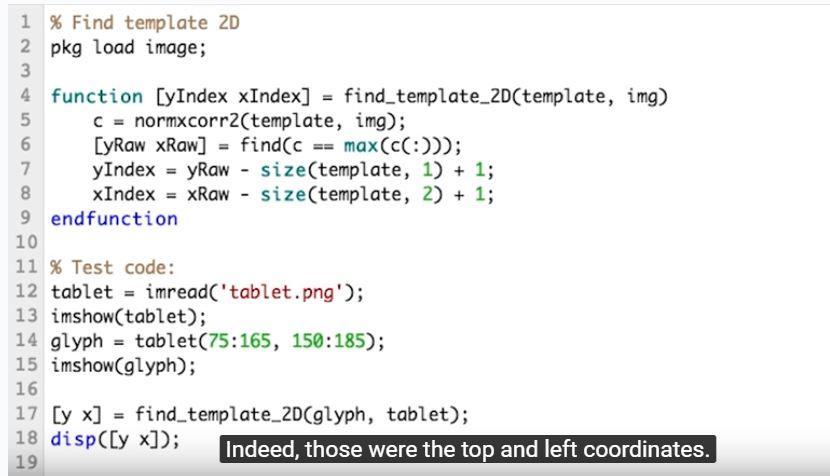
//> input picture Notes/Finding a Template in a 2D image using Normalized Correlation.JPG, 830 x 476 px, given in place of the camera
$ ./OpenCVTest_Source video   (built with g++ and OpenCV 4)
//> lines starting //> are read from the running program, lines starting //| are printed output that depends on the picture
#include <opencv2/core.hpp>
#include "opencv2/opencv.hpp"
//#include <opencv2/imgcodecs.hpp>
#include <opencv2/highgui.hpp>
#include <opencv2/imgproc.hpp>

#include <iostream>

using namespace cv;
using namespace std;

int startVideo();
void plotEdges(char*windowName, Mat image);

int main(int argc, char* argv[])
{
	if (argc != 2)
	{
		cout << " Usage: display_image ImageToLoadAndDisplay" << endl;
		return -1;
	}
	cout << argv[1] << endl;
	if (strcmp(argv[1], "video") == 0 ) {
		startVideo();
	}
	else {
		Mat image, image_gray;


		image = imread(argv[1], IMREAD_COLOR); // Read the file

		if (image.empty()) // Check for invalid input
		{
			cout << "Could not open or find the image" << endl;
			return -1;
		}

		plotEdges("Edges Window", image);

		waitKey(0); // Wait for a keystroke in the window
	}

	return 0;
}


void plotEdges(char* windowName, Mat image) {
	Mat edgeImage, image_gray;

	//In case of linear transformations, the range does not matter.
	//	But in case of a non - linear transformation, an input RGB image should be
	//	normalized to the proper value range to get the correct results, for example,
	//	for RGB \rightarrow L*u*v* transformation.For example, if you have a
	//		32 - bit floating - point image directly converted from an 8 - bit image
	//		without any scaling, then it will have the 0..255 value range instead of
	//		0..1 assumed by the function.So, before calling cvtColor, you need first
	//		to scale the image down :

	image *= 1. / 255; //(if values are not in the 0-255 range)

	cvtColor(image, image_gray, CV_BGR2GRAY);

	//filter image
	//blur(image_gray, edgeImage, Size(3, 3));
	GaussianBlur(image_gray, edgeImage, Size(7, 7), 1.5, 1.5);

	//get the edges of the image
	cv::Canny(edgeImage, edgeImage, 8, 80);

	Mat dst;
	dst.create(image.size(), image.type());
	dst = Scalar::all(0);
	image.copyTo(dst, edgeImage);

	namedWindow(windowName, WINDOW_AUTOSIZE);
	imshow(windowName, dst);
}


int startVideo() {

	VideoCapture cap(1); // open the default camera
	if (!cap.isOpened()) {  // check if we succeeded
		cout << "cant open camera" << endl;
		return -1;
	}
	namedWindow("edges", WINDOW_NORMAL);
	Mat edges;
	Mat frame;
	for (;;)
	{
		cap >> frame; // get a new frame from camera
//> frame is the input picture: 476 rows x 830 cols, CV_8UC3; mean B, G, R 237.4, 237.5, 237.2

		cvtColor(frame, edges, COLOR_BGR2GRAY);
		GaussianBlur(edges, edges, Size(7, 7), 3, 3);
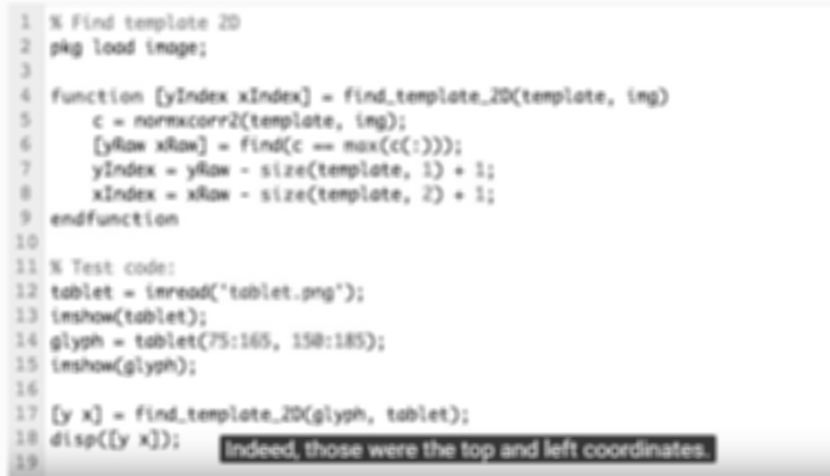
//> edges: 476 rows x 830 cols, CV_8UC1; min 50, max 255, mean 237.4

		Canny(edges, edges, 0, 30, 3);
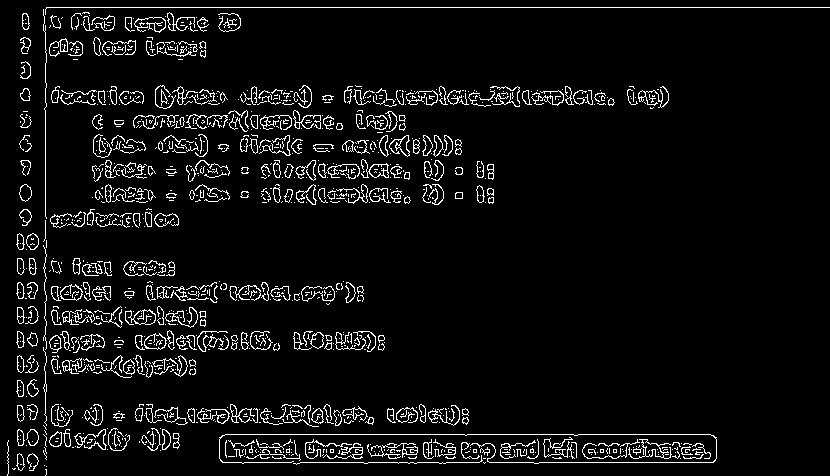
//> edges: 476 rows x 830 cols, CV_8UC1; 5.8% white in thin lines or dots

		imshow("edges", edges);


		if (waitKey(30) == 27) // If you press the escape key
//> the Esc key is pressed
			break;

	}

	return 0;
}
